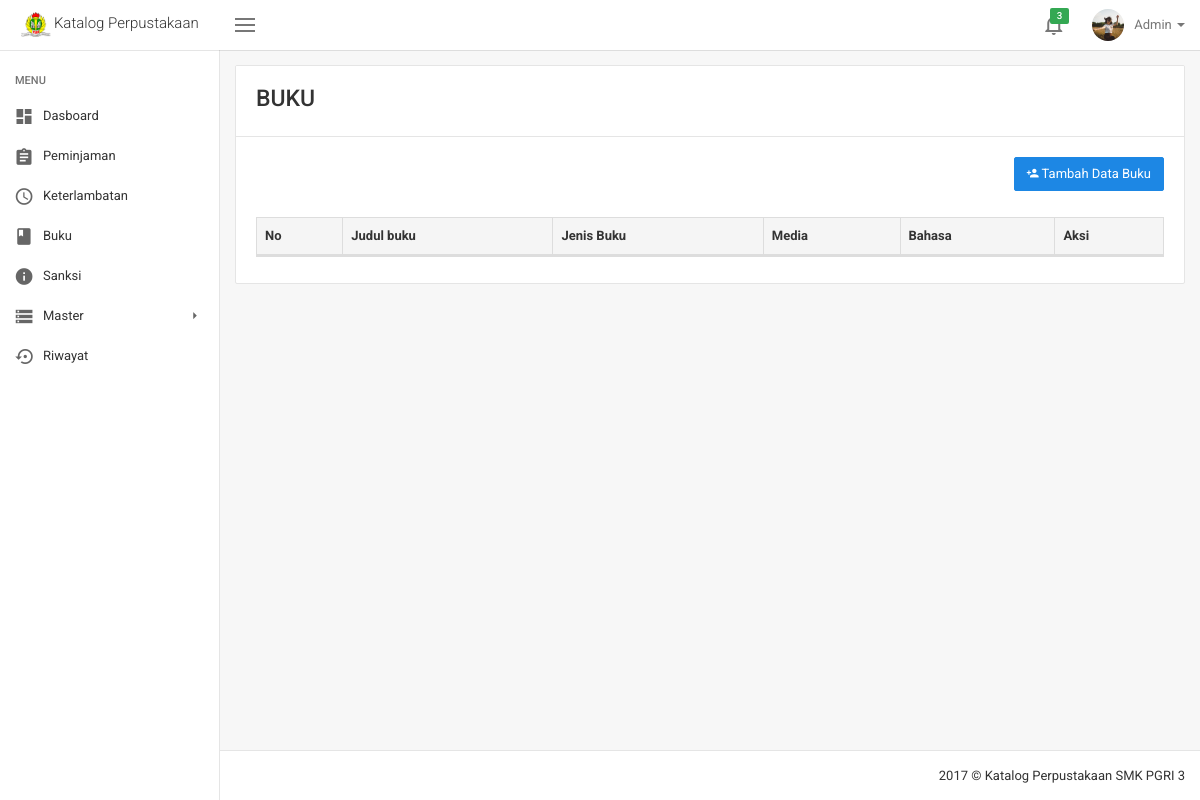
The page /buku.php on the database as committed earlier.
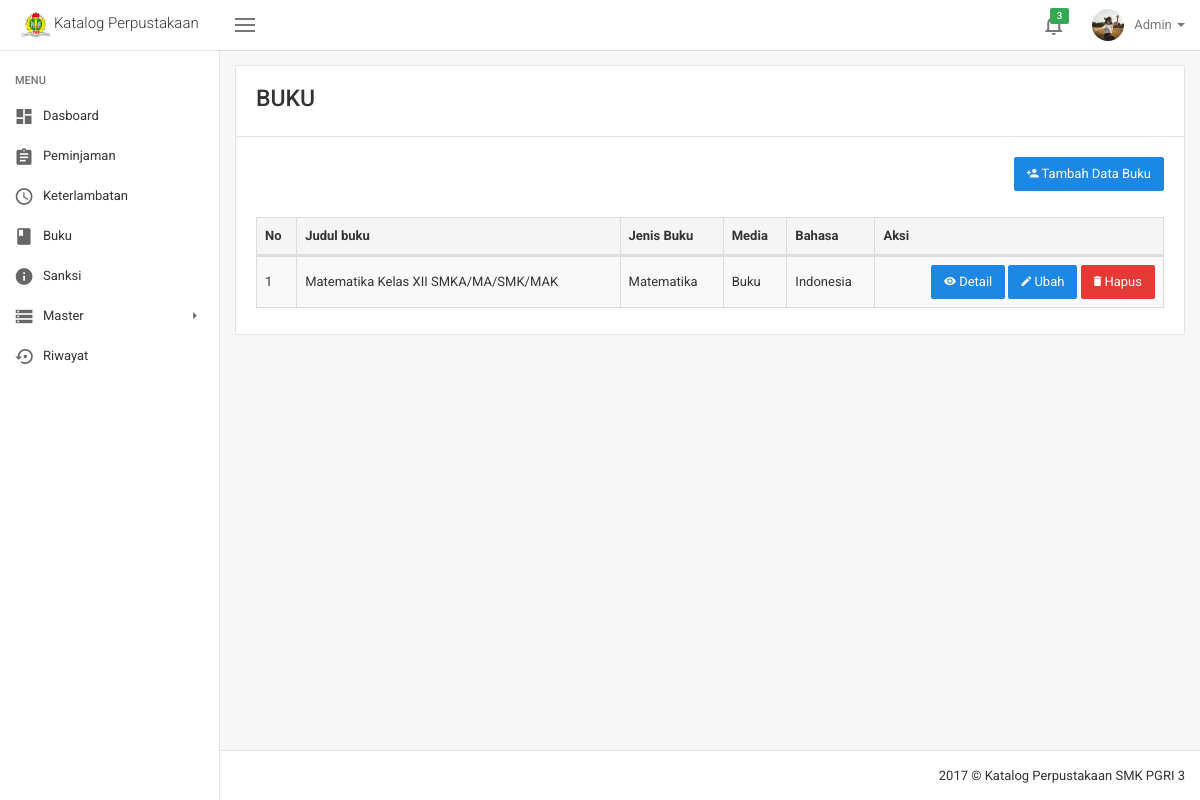
The same page on the database as committed later.
### tables this page shows
CREATE TABLE `buku` (
  `id_buku` int(12) NOT NULL,
  `judul_buku` varchar(225) NOT NULL,
  `jenis_media` varchar(225) NOT NULL,
  `id_jenis_buku` int(12) NOT NULL,
  `jenis_koleksi` varchar(225) NOT NULL,
  `kota_terbit` varchar(225) NOT NULL,
  `penerbit` varchar(225) NOT NULL,
  `tahun_terbit` date NOT NULL,
  `biografi` text NOT NULL,
  `bahasa` varchar(225) NOT NULL
);

CREATE TABLE `jenis_buku` (
  `id_jenis_buku` int(12) NOT NULL,
  `no_dewery` int(12) NOT NULL,
  `subyek` varchar(250) NOT NULL,
  `deskripsi_jenis_buku` text
);

### buku.php (the view, shortened to what this page needs)
<!DOCTYPE html>
<html lang="en">
  <?php include('script/head_script.php') ?>
  <body class="layout layout-header-fixed layout-left-sidebar-fixed">
    <?php include('menu/header.php') ?>
    <div class="site-main">
      <?php include('menu/sidebar.php') ?>
      <div class="site-content">
        <div class="panel panel-default panel-table">
          <div class="panel-heading">
            <h3 class="m-t-0 m-b-5">BUKU</h3>
          </div>
          <div class="panel-body">
            <div align="right">
              <a href="tambah_siswa.php">
                <button type="button" class="btn btn-primary">
                  <i class="zmdi zmdi-account-add"></i> Tambah Data Buku
                </button>
              </a>
            </div>
            <br>
            <div class="table-responsive">
<?php
  $query_buku = "SELECT a.id_buku, a.judul_buku, a.id_jenis_buku, b.subyek, a.jenis_media,
                  a.bahasa FROM buku AS a INNER JOIN jenis_buku AS b WHERE a.id_jenis_buku = b.id_jenis_buku" ;
  $result_buku = mysqli_query($con, $query_buku);
?>
              <table class="table table-striped table-bordered dataTable" id="dataTable">
                <thead>
                  <tr>
                    <th>No</th>
                    <th>Judul buku</th>
                    <th>Jenis Buku</th>
                    <th>Media</th>
                    <th>Bahasa</th>
                    <th>Aksi</th>
                  </tr>
                </thead>
                <tbody>
<?php
  $no_buku = 1;
  while($data_buku = mysqli_fetch_assoc($result_buku)){
                  echo '<tr>
                    <td>'.$no_buku.'</td>
                    <td>'.$data_buku['judul_buku'].'</td>
                    <td>'.$data_buku['subyek'].'</td>
                    <td>'.$data_buku['jenis_media'].'</td>
                    <td>'.$data_buku['bahasa'].'</td>
                    <td align="right">
                      <a href="detail_buku.php">
                        <button type="button" class="btn btn-primary">
                          <i class="zmdi zmdi-eye"></i> Detail
                        </button>
                      </a>
                      <a href="ubah_buku.php">
                        <button type="button" class="btn btn-primary">
                          <i class="zmdi zmdi-edit"></i> Ubah
                        </button>
                      </a>
                      <a href="proses/hapus_siswa.php">
                        <button type="button" class="btn btn-danger">
                          <i class="zmdi zmdi-delete"></i> Hapus
                        </button>
                      </a>
                    </td>
                  </tr>';
                  $no_buku++;
                }
?>
                </tbody>
              </table>
            </div>
          </div>
        </div>
      </div>
      <?php include('menu/footer.php') ?>
    </div>
  </body>
</html>

Rows that differ between the two databases and show on the page:
added buku: judul_buku "Matematika Kelas XII SMKA/MA/SMK/MAK", id_jenis_buku.subyek "Matematika", jenis_media "Buku", bahasa "Indonesia"
